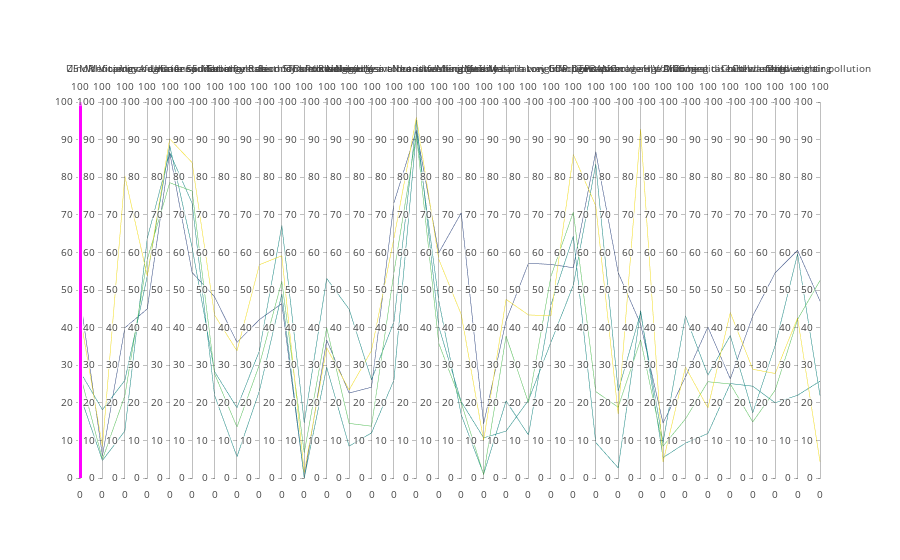

Here is the notebook cell this chart was saved with:
### Code cell
#colorscale = [[0,'#D7C16B'],[0.5,'#23D8C3'],[1,'#F3F10F']]
df = df_similar.copy()
df['cluster'] = np.random.randint(0, 5, len(df)) # HACK - initialize clusters
colorscale = 
data = [
    go.Parcoords(
        line = dict(color = df['cluster'], colorscale=palette), #colorscale = [['Nigeria','#D7C16B']], showscale = True
        dimensions = list(
            [dict(
                range = [0,100], constraintrange = [0,100],
                label = 'U5MR', values = df[df.indicator == 'Under-5 Mortality Rate']['value'])] + 
            [dict(
                range = [0,100],
                label = i, values = df[df.indicator == i]['value'])
        for i in df.indicator.unique()]
        )
    )]

layout = go.Layout(
    plot_bgcolor = '#E5E5E5',
    paper_bgcolor = '#E5E5E5'
)

iplot(data, layout)

### Figure 1 — Plotly figure (JSON) as saved in the notebook; plotly's stock layout.template omitted (floating-point values rounded to 4 significant figures; data arrays with more than 128 entries replaced by an {"elided": "..."} marker saying what was removed)
{"data": [{"dimensions": [{"constraintrange": [0, 100], "label": "U5MR", "range": [0, 100], "values": [28.31, 27.74, 22.01, 43.34, 48.21]}, {"label": "Zinc deficiency", "range": [0, 100], "values": [18.16, 4.95, 4.66, 8.36, 5.88]}, {"label": "Whooping cough", "range": [0, 100], "values": [25.97, 21.9, 12.51, 80.28, 39.94]}, {"label": "Vitamin A deficiency", "range": [0, 100], "values": [53.7, 58.14, 63.71, 53.73, 44.97]}, {"label": "Unsafe water source", "range": [0, 100], "values": [88.42, 78.52, 86.57, 90.19, 86.59]}, {"label": "Unsafe sanitation", "range": [0, 100], "values": [61.3, 76.33, 73.07, 83.87, 54.65]}, {"label": "Under-5 Mortality Rate", "range": [0, 100], "values": [28.31, 27.74, 22.01, 43.34, 48.21]}, {"label": "Tuberculosis", "range": [0, 100], "values": [18.67, 13.55, 5.65, 33.81, 36.07]}, {"label": "Sudden infant death syndrome", "range": [0, 100], "values": [33.81, 30.11, 23.16, 56.73, 42.13]}, {"label": "Short gestation for birth weight", "range": [0, 100], "values": [67.11, 52.33, 48.93, 59.11, 46.4]}, {"label": "Secondhand smoke", "range": [0, 100], "values": [14.7, 6.75, 0, 1.47, 0]}, {"label": "STDs excluding HIV", "range": [0, 100], "values": [53.07, 39.95, 29.47, 34.63, 36.7]}, {"label": "Road injuries", "range": [0, 100], "values": [44.91, 14.52, 8.47, 23.43, 22.6]}, {"label": "Protein-energy malnutrition", "range": [0, 100], "values": [26.12, 13.78, 12, 33.91, 24.15]}, {"label": "Non-exclusive breastfeeding", "range": [0, 100], "values": [41.57, 54.65, 26.04, 63.79, 73.18]}, {"label": "No access to handwashing facility", "range": [0, 100], "values": [95.19, 91.37, 92.06, 95.91, 92.49]}, {"label": "Neonatal disorders", "range": [0, 100], "values": [40.22, 35.78, 47.13, 58.15, 59.89]}, {"label": "Meningitis", "range": [0, 100], "values": [20.29, 20.08, 16.84, 43.52, 70.52]}, {"label": "Measles", "range": [0, 100], "values": [10.67, 0.87, 1, 10.05, 14.42]}, {"label": "Malaria", "range": [0, 100], "values": [12.47, 37.74, 20.49, 47.5, 41.84]}, {"label": "Lower respiratory infections", "range": [0, 100], "values": [20.68, 20.03, 11.44, 43.37, 57.11]}, {"label": "Low birth weight for gestation", "range": [0, 100], "values": [36.1, 53.63, 46.06, 43.14, 56.81]}, {"label": "Low GDP per capita", "range": [0, 100], "values": [51.3, 70.73, 64.31, 85.99, 55.92]}, {"label": "Low DTP3 coverage", "range": [0, 100], "values": [83.43, 22.98, 9.43, 72.4, 86.76]}, {"label": "Low ANC coverage", "range": [0, 100], "values": [23.18, 18.83, 2.7, 17.04, 54.61]}, {"label": "Household air pollution", "range": [0, 100], "values": [43.93, 36.73, 44.52, 92.8, 40.89]}, {"label": "HIV/AIDS", "range": [0, 100], "values": [9.49, 8.48, 5.44, 4.26, 14.61]}, {"label": "Drowning", "range": [0, 100], "values": [43.1, 15.7, 9.27, 29.51, 26.86]}, {"label": "Diarrheal diseases", "range": [0, 100], "values": [27.36, 25.61, 11.84, 18.63, 40.16]}, {"label": "Congenital birth defects", "range": [0, 100], "values": [37.9, 25, 25.12, 43.99, 26.35]}, {"label": "Child wasting", "range": [0, 100], "values": [17.34, 14.92, 24.42, 28.92, 43.08]}, {"label": "Child underweight", "range": [0, 100], "values": [35.24, 23.36, 20.01, 27.8, 54.56]}, {"label": "Child stunting", "range": [0, 100], "values": [59.59, 42.17, 22.01, 42.57, 60.55]}, {"label": "Ambient air pollution", "range": [0, 100], "values": [21.95, 52.52, 25.75, 4.37, 47.08]}], "line": {"color": {"elided": "165 int values"}, "colorscale": {"0": "#0000ff", "1": "#00bfff", "2": "#00ffbf", "3": "#40ff00", "4": "#f2f20d", "5": "#ff8000", "6": "#ff0000"}}, "type": "parcoords"}], "layout": {}}
